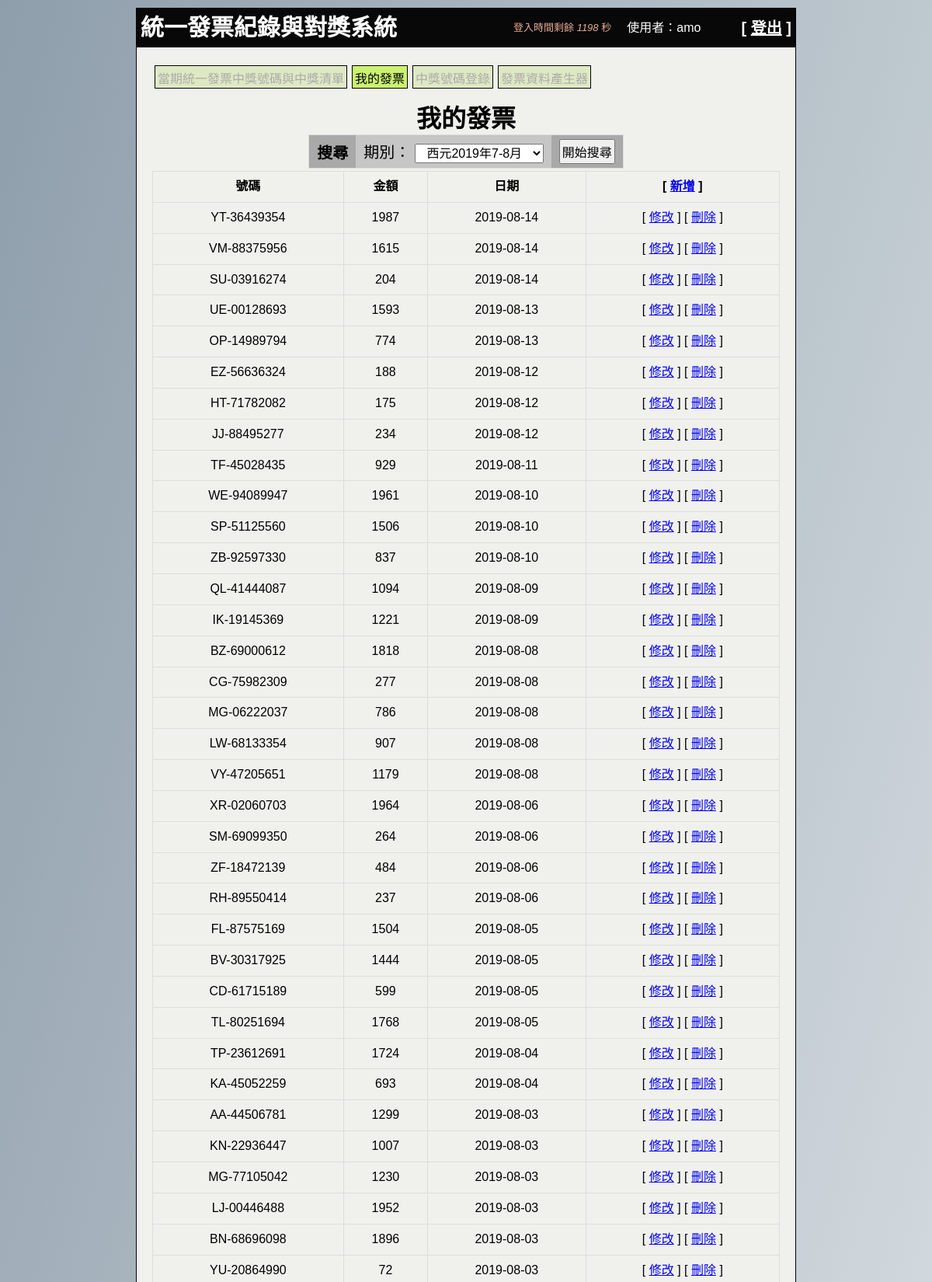
The app's page /myinvoice.php?tPage=2 (signed in, upper part) with its own data.
### tables this page shows
CREATE TABLE `user_invoice` (
  `pk` int(10) UNSIGNED NOT NULL,
  `user_data_pk` int(11) NOT NULL,
  `first_id` varchar(2) NOT NULL,
  `last_num` varchar(8) NOT NULL,
  `invoice_price` int(11) NOT NULL,
  `invoice_date` date NOT NULL,
  `credit_time` timestamp NOT NULL DEFAULT current_timestamp(),
  `modify_time` timestamp NOT NULL DEFAULT current_timestamp()
);

### include/_common.php (called while the page is built, shortened)
<?php
    function fun_stage_datebetween($year,$j){
        switch ($j) {
            case '4':
                return " and (invoice_date >= '". $year ."-7-1' and invoice_date < '". $year ."-9-1') ";
                break;
        }
    }
?>

### myinvoice.php (the view, shortened to what this page needs)
<?php
include_once 'include/_common.php';
$tPageSize = 50;
if (!isset($_GET["tPage"])){
    $tPage = 1;
} else {
    $tPage = intval($_GET["tPage"]);
}
$limit_sql=" LIMIT ". ($tPage-1)*$tPageSize .",". $tPage*$tPageSize ." ";
$srhsql="select * from user_invoice where user_data_pk = '". $_SESSION['userpk'] ."' ". fun_stage_datebetween(substr($_SESSION["srh_ystage"], 0, 4),substr($_SESSION["srh_ystage"], 4, 1)). " order by invoice_date DESC ".$limit_sql;
$rows=$pdo->query($srhsql)->fetchAll();
$list_str="";
foreach ($rows as $k => $v) {
  $list_str.='<tr>';
  $list_str.='<td>'. $v['first_id'] .'-'. $v['last_num'] .'</td>';
  $list_str.='<td>'. $v['invoice_price'] .'</td>';
  $list_str.='<td>'. $v["invoice_date"] .'</td>';
  $list_str.='<td>[ <a href="myinvoice_edit.php?upk='. $v['pk'] .'">修改</a> ] [ <a href="#" onClick="if(confirm(\'確定刪除嗎\')){location.href=\'myinvoice_del.php?dpk='. $v['pk'] .'\';} else{ return false ; }">刪除</a> ]</td>';
  $list_str.='</tr>';
}
?>
<!DOCTYPE html>
<html lang="zh-Hant-TW">
<head>
  <link rel="stylesheet" href="./css/style.css">
  <link rel="stylesheet" href="./css/all.min.css">
</head>
<body>
  <?php include_once 'include/_header.php';?>
  <div class="main">
    <div class="menu">
      <ul>
        <li class="b"><a href="main.php">當期統一發票中獎號碼與中獎清單</a></li>
        <li class="a">我的發票</li>
        <li class="b"><a href="winnum.php">中獎號碼登錄</a></li>
        <li class="b"><a href="invoice_autoproduce.php">發票資料產生器</a></li>
      </ul>
    </div>
    <div class="cont">
      <h1>我的發票</h1>
      <form action="myinvoice.php" method="post">
      <table class="table-search">
        <tr>
         <th>搜尋</th>
         <td>期別：
          <select name="srh_ystage">
            <?php
            for ($i=date("Y"); $i >= 2018; $i--) {
              for ($j=6; $j >= 1 ; $j--) {
                $selstr="";
                if ($i==substr($_SESSION["srh_ystage"], 0, 4) && $j==substr($_SESSION["srh_ystage"], 4, 1)) {
                  $selstr=" selected ";
                }
                echo '<option value="'.$i.$j.'" '. $selstr .'>西元'.$i.'年'.fun_stageName($j).'</option>';
              }
            }
            ?>
        </select>
         </td>
         <th><input type="submit" value="開始搜尋"><input type="hidden" name="sub_srh" value="1"></th>
        </tr>
      </table>
      </form>
      <table class="table-invoicelist">
         <tr>
          <th>號碼</th>
          <th>金額</th>
          <th>日期</th>
          <th>[ <a href="myinvoice_add.php">新增</a> ]</th>
         </tr>
         <?php echo $list_str;?>
       </table>
    </div>
  </div>
</body>
</html>

### css/style.css (style rules this page uses)
* { box-sizing:border-box; margin:0; padding:0; font-family:"Microsoft JhengHei",Arial, Helvetica, sans-serif; list-style-type:none; }
body { background-attachment: fixed; background-image: linear-gradient(to bottom right, #8e9eab, #eef2f3); }
.main { width: 850px; margin: 0 auto 10px auto; border: 1px solid #000; padding: 20px; background: #f0f1ec; }
.menu li { height: 30px; border: 1px solid #000; background: #dee9c4; text-align: center; padding: 3px; margin: 3px; float:left; }
.menu li a { color:#acaaaa; text-decoration: none; }
.menu li.a,.menu li.b:hover { border: 1px solid #000; background: #cbf170; }
.cont h1 { text-align: center; margin:10px auto 0 auto; }
.cont table { border: 1px solid #ddd; border-collapse: collapse; border-spacing: 0; }
.cont .table-invoicelist { width: 100%; max-width: 100%; margin-top: 3px; margin-bottom: 3px; }
.cont .table-invoicelist th, .cont .table-invoicelist td { border: 1px solid #ddd; padding: 8px; line-height: 1.42857143; vertical-align: middle !important; text-align: center !important; }
.table-search { margin: 0 auto; font-size:20px; height:30px; padding: 5px; }
.cont .table-search th, .cont .table-search td { padding: 5px 10px 5px 10px; vertical-align: middle !important; text-align: center !important; }
.table-search th { background: darkgray; }
.table-search td { background: rgb(199, 198, 198); }
.cont .table-search input[type='text'],.cont .table-search select,.cont .table-search input[type='submit'] { padding:2px 2px; font-size:16px; text-align:center; }

### records on screen
user_invoice: first "YT", last_num "36439354", invoice_price "1987", invoice_date "2019-08-14"
user_invoice: first "VM", last_num "88375956", invoice_price "1615", invoice_date "2019-08-14"
user_invoice: first "SU", last_num "03916274", invoice_price "204", invoice_date "2019-08-14"
user_invoice: first "UE", last_num "00128693", invoice_price "1593", invoice_date "2019-08-13"
user_invoice: first "OP", last_num "14989794", invoice_price "774", invoice_date "2019-08-13"
user_invoice: first "EZ", last_num "56636324", invoice_price "188", invoice_date "2019-08-12"
user_invoice: first "HT", last_num "71782082", invoice_price "175", invoice_date "2019-08-12"
user_invoice: first "JJ", last_num "88495277", invoice_price "234", invoice_date "2019-08-12"
user_invoice: first "TF", last_num "45028435", invoice_price "929", invoice_date "2019-08-11"
user_invoice: first "WE", last_num "94089947", invoice_price "1961", invoice_date "2019-08-10"
user_invoice: first "SP", last_num "51125560", invoice_price "1506", invoice_date "2019-08-10"
user_invoice: first "ZB", last_num "92597330", invoice_price "837", invoice_date "2019-08-10"
user_invoice: first "QL", last_num "41444087", invoice_price "1094", invoice_date "2019-08-09"
user_invoice: first "IK", last_num "19145369", invoice_price "1221", invoice_date "2019-08-09"
user_invoice: first "BZ", last_num "69000612", invoice_price "1818", invoice_date "2019-08-08"
user_invoice: first "CG", last_num "75982309", invoice_price "277", invoice_date "2019-08-08"
user_invoice: first "MG", last_num "06222037", invoice_price "786", invoice_date "2019-08-08"
user_invoice: first "LW", last_num "68133354", invoice_price "907", invoice_date "2019-08-08"
user_invoice: first "VY", last_num "47205651", invoice_price "1179", invoice_date "2019-08-08"
user_invoice: first "XR", last_num "02060703", invoice_price "1964", invoice_date "2019-08-06"
user_invoice: first "SM", last_num "69099350", invoice_price "264", invoice_date "2019-08-06"
user_invoice: first "ZF", last_num "18472139", invoice_price "484", invoice_date "2019-08-06"
user_invoice: first "RH", last_num "89550414", invoice_price "237", invoice_date "2019-08-06"
user_invoice: first "FL", last_num "87575169", invoice_price "1504", invoice_date "2019-08-05"
user_invoice: first "BV", last_num "30317925", invoice_price "1444", invoice_date "2019-08-05"
user_invoice: first "CD", last_num "61715189", invoice_price "599", invoice_date "2019-08-05"
user_invoice: first "TL", last_num "80251694", invoice_price "1768", invoice_date "2019-08-05"
user_invoice: first "TP", last_num "23612691", invoice_price "1724", invoice_date "2019-08-04"
user_invoice: first "KA", last_num "45052259", invoice_price "693", invoice_date "2019-08-04"
user_invoice: first "AA", last_num "44506781", invoice_price "1299", invoice_date "2019-08-03"
user_invoice: first "KN", last_num "22936447", invoice_price "1007", invoice_date "2019-08-03"
user_invoice: first "MG", last_num "77105042", invoice_price "1230", invoice_date "2019-08-03"
user_invoice: first "LJ", last_num "00446488", invoice_price "1952", invoice_date "2019-08-03"
user_invoice: first "BN", last_num "68696098", invoice_price "1896", invoice_date "2019-08-03"
user_invoice: first "YU", last_num "20864990", invoice_price "72", invoice_date "2019-08-03"
